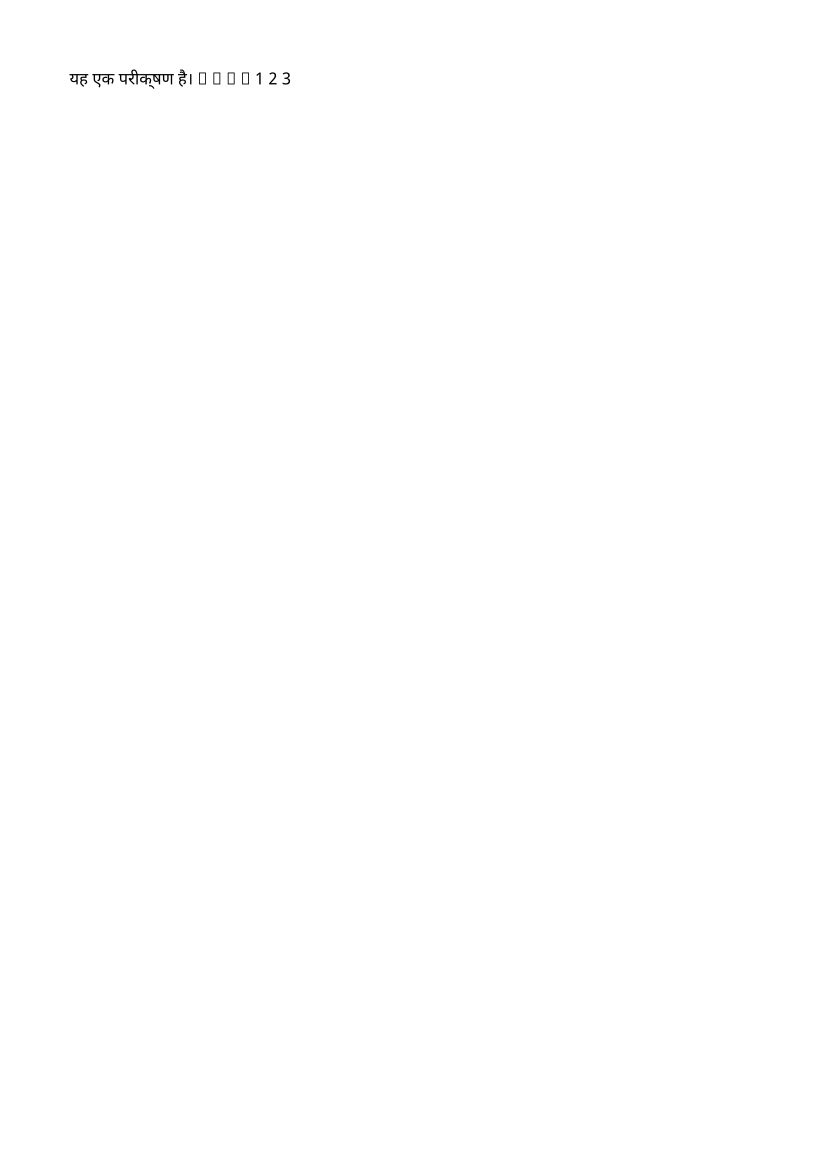

Generate this figure with Python:
import fitz

doc = fitz.open()
page = doc.new_page()

font_path = "font.ttf"
page.insert_font(fontname="noto", fontfile=font_path)

# Test Hindi with English
text = "यह एक परीक्षण है। A B C O 1 2 3"
rect = fitz.Rect(50, 50, 400, 100)
page.insert_textbox(rect, text, fontsize=12, fontname="noto", color=(0, 0, 0))

doc.save("test_font.pdf")
doc.close()
print("Done!")
